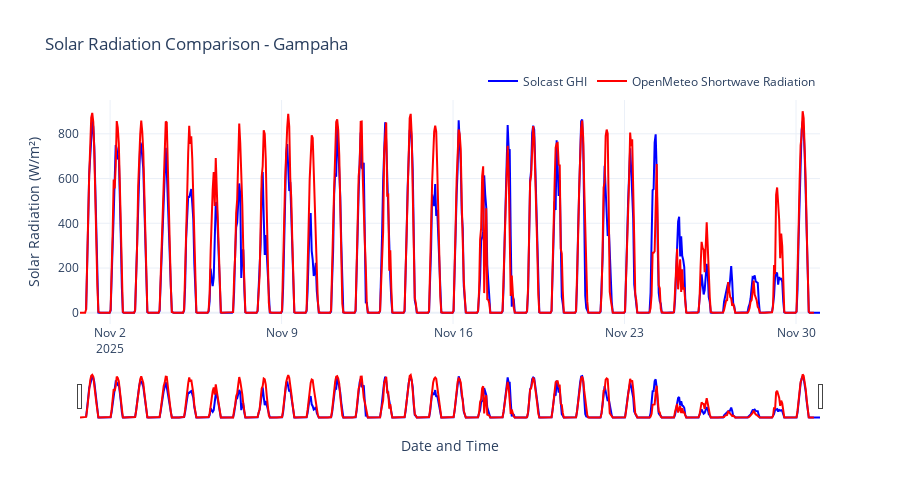
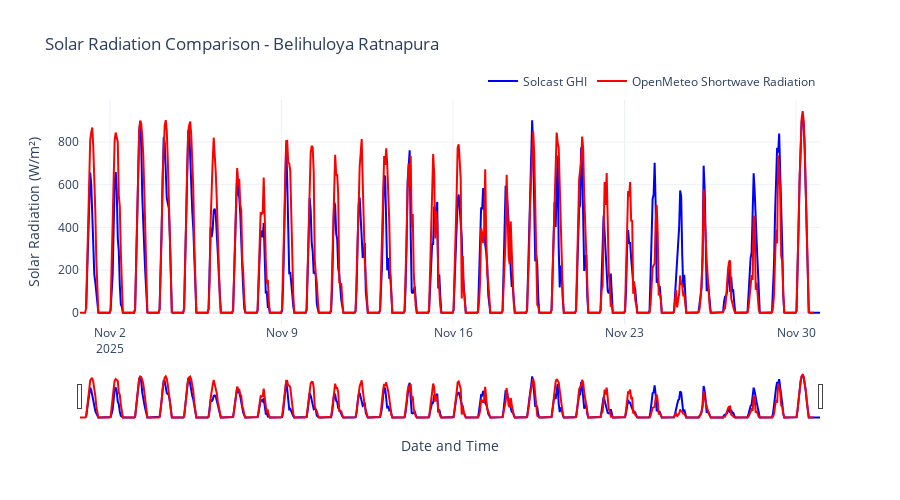
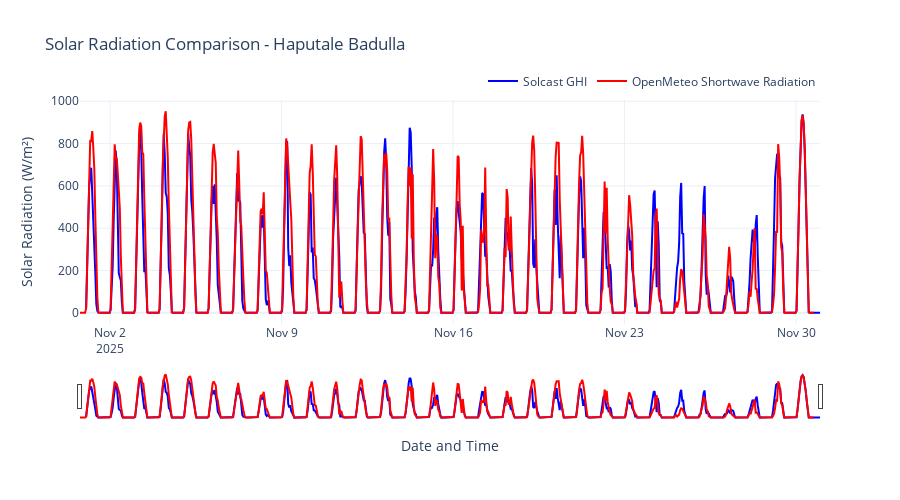
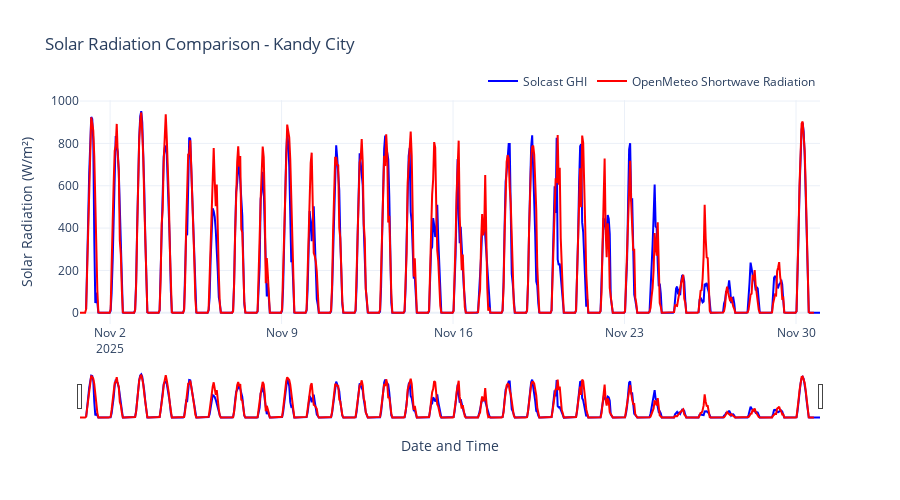

Notebook cell for these charts, in order:
### Code cell
# Create interactive comparison plots for each city
for city in cities:
    df = comparison_data[city]
    
    # Create figure
    fig = go.Figure()
    
    # Add Solcast GHI trace - now using aligned timestamp
    fig.add_trace(go.Scatter(
        x=df['timestamp'],
        y=df['ghi'],
        mode='lines',
        name='Solcast GHI',
        line=dict(color='blue', width=2),
        hovertemplate='<b>Solcast GHI</b><br>Time: %{x}<br>GHI: %{y} W/m²<extra></extra>'
    ))
    
    # Add OpenMeteo shortwave radiation trace - using same aligned timestamp
    fig.add_trace(go.Scatter(
        x=df['timestamp'],
        y=df['shortwave_radiation'],
        mode='lines',
        name='OpenMeteo Shortwave Radiation',
        line=dict(color='red', width=2),
        hovertemplate='<b>OpenMeteo</b><br>Time: %{x}<br>Radiation: %{y} W/m²<extra></extra>'
    ))
    
    # Update layout with zoom capabilities
    fig.update_layout(
        title=f'Solar Radiation Comparison - {city.replace("_", " ")}',
        xaxis_title='Date and Time',
        yaxis_title='Solar Radiation (W/m²)',
        hovermode='x unified',
        template='plotly_white',
        height=500,
        legend=dict(
            orientation="h",
            yanchor="bottom",
            y=1.02,
            xanchor="right",
            x=1
        ),
        xaxis=dict(
            rangeslider=dict(visible=True),
            type='date'
        )
    )
    
    fig.show()

### Figure 1 — Plotly figure (JSON) as saved in the notebook; plotly's stock layout.template omitted (floating-point values rounded to 4 significant figures; data arrays with more than 128 entries replaced by an {"elided": "..."} marker saying what was removed)
{"data": [{"hovertemplate": "<b>Solcast GHI</b><br>Time: %{x}<br>GHI: %{y} W/m²<extra></extra>", "line": {"color": "blue", "width": 2}, "mode": "lines", "name": "Solcast GHI", "type": "scatter", "x": {"elided": "726 str values"}, "y": {"elided": "726 float values"}}, {"hovertemplate": "<b>OpenMeteo</b><br>Time: %{x}<br>Radiation: %{y} W/m²<extra></extra>", "line": {"color": "red", "width": 2}, "mode": "lines", "name": "OpenMeteo Shortwave Radiation", "type": "scatter", "x": {"elided": "726 str values"}, "y": {"elided": "726 float values"}}], "layout": {"height": 500, "hovermode": "x unified", "legend": {"orientation": "h", "x": 1, "xanchor": "right", "y": 1.02, "yanchor": "bottom"}, "title": {"text": "Solar Radiation Comparison - Gampaha"}, "xaxis": {"rangeslider": {"visible": true}, "title": {"text": "Date and Time"}, "type": "date"}, "yaxis": {"title": {"text": "Solar Radiation (W/m²)"}}}}

### Figure 2 — Plotly figure (JSON) as saved in the notebook; plotly's stock layout.template omitted (floating-point values rounded to 4 significant figures; data arrays with more than 128 entries replaced by an {"elided": "..."} marker saying what was removed)
{"data": [{"hovertemplate": "<b>Solcast GHI</b><br>Time: %{x}<br>GHI: %{y} W/m²<extra></extra>", "line": {"color": "blue", "width": 2}, "mode": "lines", "name": "Solcast GHI", "type": "scatter", "x": {"elided": "726 str values"}, "y": {"elided": "726 float values"}}, {"hovertemplate": "<b>OpenMeteo</b><br>Time: %{x}<br>Radiation: %{y} W/m²<extra></extra>", "line": {"color": "red", "width": 2}, "mode": "lines", "name": "OpenMeteo Shortwave Radiation", "type": "scatter", "x": {"elided": "726 str values"}, "y": {"elided": "726 float values"}}], "layout": {"height": 500, "hovermode": "x unified", "legend": {"orientation": "h", "x": 1, "xanchor": "right", "y": 1.02, "yanchor": "bottom"}, "title": {"text": "Solar Radiation Comparison - Belihuloya Ratnapura"}, "xaxis": {"rangeslider": {"visible": true}, "title": {"text": "Date and Time"}, "type": "date"}, "yaxis": {"title": {"text": "Solar Radiation (W/m²)"}}}}

### Figure 3 — Plotly figure (JSON) as saved in the notebook; plotly's stock layout.template omitted (floating-point values rounded to 4 significant figures; data arrays with more than 128 entries replaced by an {"elided": "..."} marker saying what was removed)
{"data": [{"hovertemplate": "<b>Solcast GHI</b><br>Time: %{x}<br>GHI: %{y} W/m²<extra></extra>", "line": {"color": "blue", "width": 2}, "mode": "lines", "name": "Solcast GHI", "type": "scatter", "x": {"elided": "726 str values"}, "y": {"elided": "726 float values"}}, {"hovertemplate": "<b>OpenMeteo</b><br>Time: %{x}<br>Radiation: %{y} W/m²<extra></extra>", "line": {"color": "red", "width": 2}, "mode": "lines", "name": "OpenMeteo Shortwave Radiation", "type": "scatter", "x": {"elided": "726 str values"}, "y": {"elided": "726 float values"}}], "layout": {"height": 500, "hovermode": "x unified", "legend": {"orientation": "h", "x": 1, "xanchor": "right", "y": 1.02, "yanchor": "bottom"}, "title": {"text": "Solar Radiation Comparison - Haputale Badulla"}, "xaxis": {"rangeslider": {"visible": true}, "title": {"text": "Date and Time"}, "type": "date"}, "yaxis": {"title": {"text": "Solar Radiation (W/m²)"}}}}

### Figure 4 — Plotly figure (JSON) as saved in the notebook; plotly's stock layout.template omitted (floating-point values rounded to 4 significant figures; data arrays with more than 128 entries replaced by an {"elided": "..."} marker saying what was removed)
{"data": [{"hovertemplate": "<b>Solcast GHI</b><br>Time: %{x}<br>GHI: %{y} W/m²<extra></extra>", "line": {"color": "blue", "width": 2}, "mode": "lines", "name": "Solcast GHI", "type": "scatter", "x": {"elided": "726 str values"}, "y": {"elided": "726 float values"}}, {"hovertemplate": "<b>OpenMeteo</b><br>Time: %{x}<br>Radiation: %{y} W/m²<extra></extra>", "line": {"color": "red", "width": 2}, "mode": "lines", "name": "OpenMeteo Shortwave Radiation", "type": "scatter", "x": {"elided": "726 str values"}, "y": {"elided": "726 float values"}}], "layout": {"height": 500, "hovermode": "x unified", "legend": {"orientation": "h", "x": 1, "xanchor": "right", "y": 1.02, "yanchor": "bottom"}, "title": {"text": "Solar Radiation Comparison - Kandy City"}, "xaxis": {"rangeslider": {"visible": true}, "title": {"text": "Date and Time"}, "type": "date"}, "yaxis": {"title": {"text": "Solar Radiation (W/m²)"}}}}
